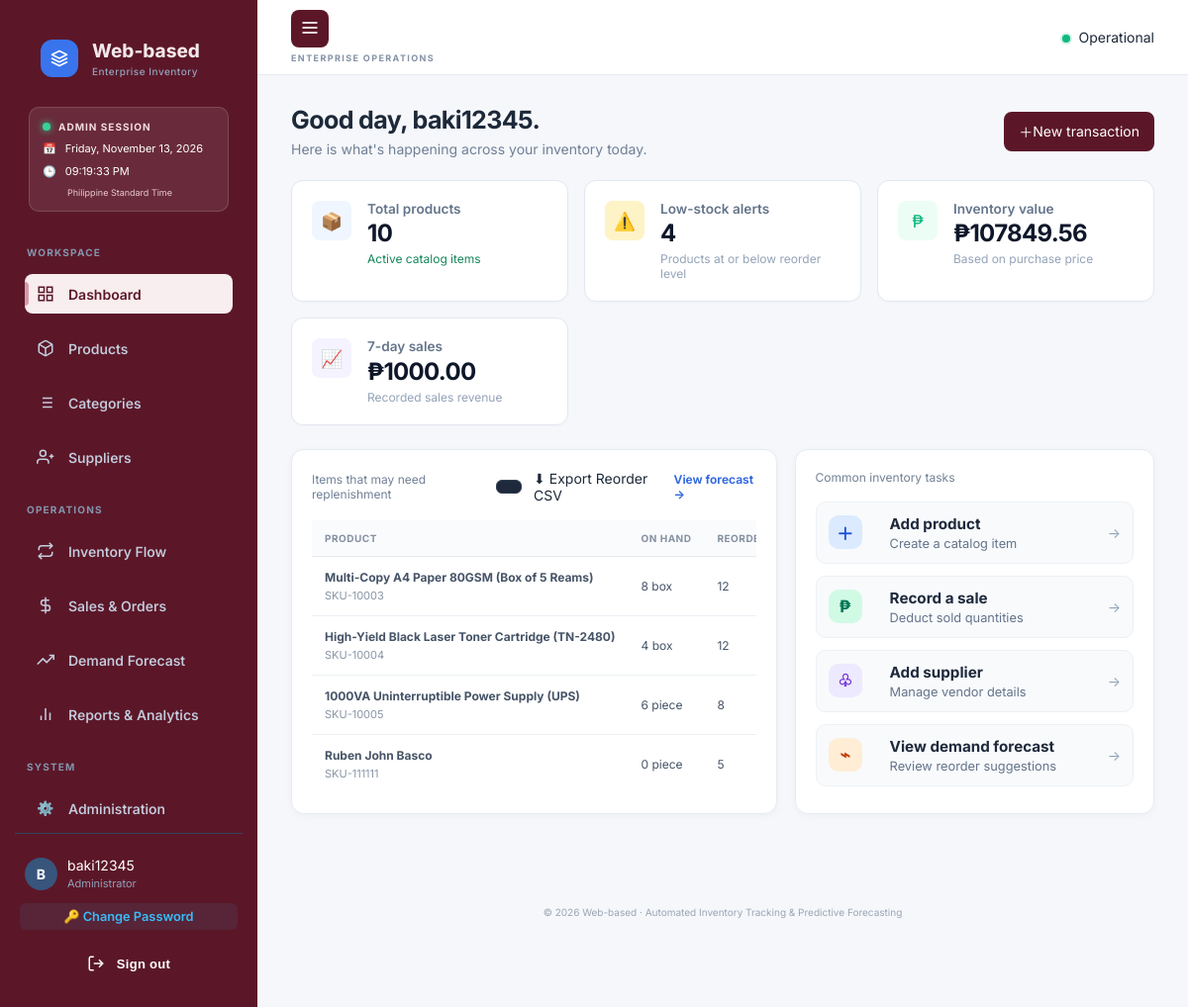
The app's page / (signed in) with its own data.
### inventory/models.py (models this page shows, shortened)
class Product(models.Model):
    name = models.CharField(max_length=160)
    sku = models.CharField(max_length=60, unique=True)
    category = models.ForeignKey(Category, on_delete=models.PROTECT, related_name="products")
    supplier = models.ForeignKey(Supplier, on_delete=models.SET_NULL, null=True, blank=True, related_name="products")
    unit = models.CharField(max_length=40, default="piece")
    purchase_price = models.DecimalField(max_digits=12, decimal_places=2, default=0)
    selling_price = models.DecimalField(max_digits=12, decimal_places=2, default=0)
    quantity = models.PositiveIntegerField(default=0)
    reorder_level = models.PositiveIntegerField(default=5)
    description = models.TextField(blank=True)
    active = models.BooleanField(default=True)
    created_at = models.DateTimeField(auto_now_add=True)

### inventory/views.py (the view)
# urls.py: path("", views.dashboard, name="dashboard"),
@login_required
def dashboard(request):
    products = Product.objects.filter(active=True)
    sales_7 = Sale.objects.filter(sold_at__gte=timezone.now()-timedelta(days=7))
    context = {
        "product_count": products.count(),
        "low_stock": products.filter(quantity__lte=F("reorder_level")).count(),
        "inventory_value": sum((p.stock_value for p in products), Decimal("0.00")),
        "sales_total": sum((s.total for s in sales_7), Decimal("0.00")),
        "recent_transactions": StockTransaction.objects.select_related("product").order_by("-created_at")[:6],
        "low_products": products.filter(quantity__lte=F("reorder_level")).select_related("category"),
        "recent_sales": Sale.objects.select_related("product").order_by("-sold_at")[:5],
    }
    return render(request, "inventory/dashboard.html", context)

### inventory/models.py (called while the page is built)
    @property
    def stock_value(self): return self.quantity * self.purchase_price

    @property
    def total(self): return self.quantity * self.unit_price

### templates/inventory/dashboard.html (shortened to what this page needs)
{% extends "base.html" %}
{% block content %}
<div class="welcome-row">
    <div>
        <h1>Good day, {{ user.username }}.</h1>
        <p class="muted">Here is what's happening across your inventory today.</p>
    </div>
    <a class="btn primary shadow-sm" href="{% url 'transaction_create' %}">
        <span class="icon">＋</span> New transaction
    </a>
</div>
<div class="stats-grid">
    <div class="stat-card">
        <div class="stat-icon-wrapper blue">📦</div>
        <div class="stat-content">
            <span>Total products</span>
            <b>{{ product_count }}</b>
            <small class="positive">Active catalog items</small>
        </div>
    </div>
    <div class="stat-card">
        <div class="stat-icon-wrapper {% if low_stock %}warning{% else %}neutral{% endif %}">⚠️</div>
        <div class="stat-content">
            <span>Low-stock alerts</span>
            <b class="{% if low_stock %}warning-text{% endif %}">{{ low_stock }}</b>
            <small>Products at or below reorder level</small>
        </div>
    </div>
    <div class="stat-card">
        <div class="stat-icon-wrapper green">₱</div>
        <div class="stat-content">
            <span>Inventory value</span>
            <b>₱{{ inventory_value|floatformat:2 }}</b>
            <small>Based on purchase price</small>
        </div>
    </div>
    <div class="stat-card">
        <div class="stat-icon-wrapper purple">📈</div>
        <div class="stat-content">
            <span>7-day sales</span>
            <b>₱{{ sales_total|floatformat:2 }}</b>
            <small>Recorded sales revenue</small>
        </div>
    </div>
</div>
<div class="grid-two">
    <div class="panel">
        <div class="panel-head">
            <div>
                <p>Items that may need replenishment</p>
            </div style="display: flex; gap: 12px; align-items: center;">
                <a href="{% url 'export_reorder_csv' %}" class="btn-export" style="background: #1e293b; color: #38bdf8; padding: 6px 12px; border-radius: 6px; text-decoration: none; font-size: 0.85rem; font-weight: 600; border: 1px solid #334155;"></a>
            ⬇ Export Reorder CSV
            <a href="{% url 'forecast' %}" class="link-arrow">View forecast <span>→</span></a>
        </div>
        {% if low_products %}
        <div class="table-wrap">
            <table>
                <thead>
                    <tr>
                        <th>Product</th>
                        <th>On hand</th>
                        <th>Reorder level</th>
                    </tr>
                </thead>
                <tbody>
                    {% for p in low_products %}
                    <tr>
                        <td>
                            <b>{{ p.name }}</b>
                            <small class="text-muted">{{ p.sku }}</small>
                        </td>
                        <td>{{ p.quantity }} {{ p.unit }}</td>
                        <td>{{ p.reorder_level }}</td>
                    </tr>
                    {% endfor %}
                </tbody>
            </table>
        </div>
        {% else %}
        <div class="empty-state">
            <div class="empty-icon">🎉</div>
            <p>All active products are safely above their reorder levels.</p>
        </div>
        {% endif %}
    </div>
    <div class="panel">
        <div class="panel-head">
            <div>
                <p>Common inventory tasks</p>
            </div>
        </div>
        <div class="quick-links">
            <a href="{% url 'product_create' %}" class="quick-link-card">
                <span class="q-icon blue">＋</span>
                <div>
                    <b>Add product</b>
                    <small>Create a catalog item</small>
                </div>
                <i class="arrow">→</i>
            </a>
            <a href="{% url 'sale_create' %}" class="quick-link-card">
                <span class="q-icon green">₱</span>
                <div>
                    <b>Record a sale</b>
                    <small>Deduct sold quantities</small>
                </div>
                <i class="arrow">→</i>
            </a>
            <a href="{% url 'supplier_create' %}" class="quick-link-card">
                <span class="q-icon purple">♧</span>
                <div>
                    <b>Add supplier</b>
                    <small>Manage vendor details</small>
                </div>
                <i class="arrow">→</i>
            </a>
            <a href="{% url 'forecast' %}" class="quick-link-card">
                <span class="q-icon orange">⌁</span>
                <div>
                    <b>View demand forecast</b>
                    <small>Review reorder suggestions</small>
                </div>
                <i class="arrow">→</i>
            </a>
        </div>
    </div>
</div>
{% endblock %}

### templates/base.html (shortened to what this page needs)
{% load static %}
<!DOCTYPE html>
<html lang="en">
<head>
  <link rel="stylesheet" href="{% static 'css/app.css' %}">
</head>
<body class="{% block body_class %}{% endblock %}">
  <div class="app-shell" id="appShell">
    <aside class="sidebar" id="sidebar">
      <div class="sidebar-header">
        <a class="brand" href="{% url 'dashboard' %}">
          <div class="brand-mark">
            <svg width="18" height="18" viewBox="0 0 24 24" fill="none" stroke="currentColor" stroke-width="2.2" stroke-linecap="round" stroke-linejoin="round">
              <polygon points="12 2 2 7 12 12 22 7 12 2"></polygon>
              <polyline points="2 17 12 22 22 17"></polyline>
              <polyline points="2 12 12 17 22 12"></polyline>
            </svg>
          </div>
          <div class="brand-text">
            <span class="brand-name">Web-based</span>
            <small class="brand-tagline">Enterprise Inventory</small>
          </div>
        </a>
      </div>
{% if user.is_staff and user.last_login %}
<div class="admin-login-card">
    <div class="login-card-heading">
        <span class="login-indicator"></span>
        ADMIN SESSION
    </div>
    <div class="login-detail">
        <span>📅</span>
        <span>{{ user.last_login|date:"l, F j, Y" }}</span>
    </div>
    <div class="login-detail">
        <span>🕒</span>
        <span>{{ user.last_login|date:"h:i:s A" }}</span>
    </div>
    <small class="login-timezone">
        Philippine Standard Time
    </small>
</div>
{% endif %}
      <nav class="sidebar-nav">
        {% with current_url=request.resolver_match.url_name %}
          <span class="nav-label">WORKSPACE</span>
          <a href="{% url 'dashboard' %}" class="nav-item {% if current_url == 'dashboard' %}active{% endif %}">
            <svg class="nav-icon" viewBox="0 0 24 24" fill="none" stroke="currentColor" stroke-width="2"><rect x="3" y="3" width="7" height="7"></rect><rect x="14" y="3" width="7" height="7"></rect><rect x="14" y="14" width="7" height="7"></rect><rect x="3" y="14" width="7" height="7"></rect></svg>
            <span>Dashboard</span>
          </a>
          <a href="{% url 'product_list' %}" class="nav-item {% if current_url == 'product_list' %}active{% endif %}">
            <span>Products</span>
          </a>
          <a href="{% url 'category_list' %}" class="nav-item {% if current_url == 'category_list' %}active{% endif %}">
            <span>Categories</span>
          </a>
          <a href="{% url 'supplier_list' %}" class="nav-item {% if current_url == 'supplier_list' %}active{% endif %}">
            <svg class="nav-icon" viewBox="0 0 24 24" fill="none" stroke="currentColor" stroke-width="2"><path d="M16 21v-2a4 4 0 0 0-4-4H5a4 4 0 0 0-4 4v2"></path><circle cx="8.5" cy="7" r="4"></circle><line x1="20" y1="8" x2="20" y2="14"></line><line x1="23" y1="11" x2="17" y2="11"></line></svg>
            <span>Suppliers</span>
          </a>
          <span class="nav-label">OPERATIONS</span>
          <a href="{% url 'transaction_list' %}" class="nav-item {% if current_url == 'transaction_list' %}active{% endif %}">
            <svg class="nav-icon" viewBox="0 0 24 24" fill="none" stroke="currentColor" stroke-width="2"><polyline points="17 1 21 5 17 9"></polyline><path d="M3 11V9a4 4 0 0 1 4-4h14"></path><polyline points="7 23 3 19 7 15"></polyline><path d="M21 13v2a4 4 0 0 1-4 4H3"></path></svg>
            <span>Inventory Flow</span>
          </a>
          <a href="{% url 'sale_list' %}" class="nav-item {% if current_url == 'sale_list' %}active{% endif %}">
            <svg class="nav-icon" viewBox="0 0 24 24" fill="none" stroke="currentColor" stroke-width="2"><line x1="12" y1="1" x2="12" y2="23"></line><path d="M17 5H9.5a3.5 3.5 0 0 0 0 7h5a3.5 3.5 0 0 1 0 7H6"></path></svg>
            <span>Sales & Orders</span>
          </a>
          <a href="{% url 'forecast' %}" class="nav-item {% if current_url == 'forecast' %}active{% endif %}">
            <svg class="nav-icon" viewBox="0 0 24 24" fill="none" stroke="currentColor" stroke-width="2"><polyline points="23 6 13.5 15.5 8.5 10.5 1 18"></polyline><polyline points="17 6 23 6 23 12"></polyline></svg>
            <span>Demand Forecast</span>
          </a>
          <a href="{% url 'reports' %}" class="nav-item {% if current_url == 'reports' %}active{% endif %}">
            <svg class="nav-icon" viewBox="0 0 24 24" fill="none" stroke="currentColor" stroke-width="2"><line x1="18" y1="20" x2="18" y2="10"></line><line x1="12" y1="20" x2="12" y2="4"></line><line x1="6" y1="20" x2="6" y2="14"></line></svg>
            <span>Reports & Analytics</span>
          </a>
          {% if user.is_staff %}
            <span class="nav-label">SYSTEM</span>
<a href="{% url 'custom_admin_portal' %}" class="nav-link {% if request.resolver_match.url_name == 'custom_admin_portal' %}active{% endif %}">
    <span class="nav-icon">⚙️</span>
    <span>Administration</span>
</a>
          {% endif %}
        {% endwith %}
      </nav>
      <div class="sidebar-bottom">
        <div class="user-chip">
          <div class="avatar" title="{{ user.get_full_name|default:user.username }}">
            {{ user.username|slice:":1"|upper }}
          </div>
          <div class="user-info">
            <span class="user-name">{{ user.get_full_name|default:user.username }}</span>
            <small class="user-role">{% if user.is_staff %}Administrator{% else %}Operator{% endif %}</small>
          </div>
        </div>
        <a href="/admin/password_change/" style="display: block; font-size: 0.8rem; color: #38bdf8; text-decoration: none; padding: 6px 10px; margin: 6px 0; border-radius: 6px; background: rgba(56, 189, 248, 0.08); text-align: center; font-weight: 600;">
        🔑 Change Password
      </a>
        <form method="post" action="{% url 'logout' %}">
          <button type="submit" class="btn-logout" title="Sign out">
            <svg width="16" height="16" viewBox="0 0 24 24" fill="none" stroke="currentColor" stroke-width="2"><path d="M9 21H5a2 2 0 0 1-2-2V5a2 2 0 0 1 2-2h4"></path><polyline points="16 17 21 12 16 7"></polyline><line x1="21" y1="12" x2="9" y2="12"></line></svg>
            <span>Sign out</span>
          </button>
        </form>
      </div>
    </aside>
    <main class="main">
      <header class="topbar">
        <div class="topbar-left">
          <button type="button" class="sidebar-toggle" onclick="toggleSidebar()" aria-label="Toggle Navigation">
            <svg width="20" height="20" viewBox="0 0 24 24" fill="none" stroke="currentColor" stroke-width="2"><line x1="3" y1="12" x2="21" y2="12"></line><line x1="3" y1="6" x2="21" y2="6"></line><line x1="3" y1="18" x2="21" y2="18"></line></svg>
          </button>
          <div>
            <span class="eyebrow">{% block eyebrow %}ENTERPRISE OPERATIONS{% endblock %}</span>
          </div>
        </div>
        <div class="topbar-right">
          <div class="system-status">
            <span class="status-dot"></span>
            <span class="status-label">Operational</span>
          </div>
        </div>
      </header>
      <section class="content">
        {% block content %}{% endblock %}
      </section>
      <footer class="app-footer">
        <p>© {% now "Y" %} Web-based · Automated Inventory Tracking & Predictive Forecasting</p>
      </footer>
    </main>
  </div>
</body>
</html>

### records on screen
Product: name "Multi-Copy A4 Paper 80GSM (Box of 5 Reams)", sku "SKU-10003", quantity "8", unit "box", reorder_level "12"
Product: name "High-Yield Black Laser Toner Cartridge (TN-2480)", sku "SKU-10004", quantity "4", unit "box", reorder_level "12"
Product: name "1000VA Uninterruptible Power Supply (UPS)", sku "SKU-10005", quantity "6", unit "piece", reorder_level "8"
Product: name "Ruben John Basco", sku "SKU-111111", quantity "0", unit "piece", reorder_level "5"

### other values on screen
{{ user.last_login|date:"l, F j, Y" }} "Friday, November 13, 2026"
{{ user.last_login|date:"h:i:s A" }} "09:19:33 PM"
{{ user.username|slice:":1"|upper }} "B"
{{ user.get_full_name|default:user.username }} "baki12345"
{{ user.username }} "baki12345"
{{ product_count }} "10"
{{ low_stock }} "4"
{{ inventory_value|floatformat:2 }} "107849.56"
{{ sales_total|floatformat:2 }} "1000.00"
